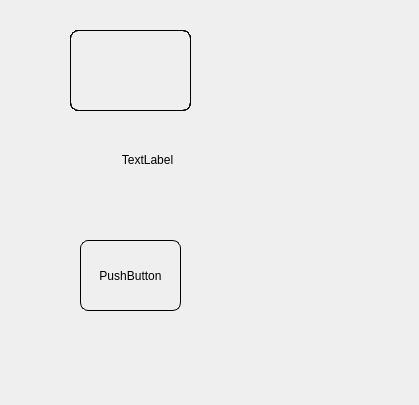
<?xml version="1.0" encoding="UTF-8"?>
<ui version="4.0">
 <class>Form</class>
 <widget class="QWidget" name="Form">
  <property name="geometry">
   <rect>
    <x>0</x>
    <y>0</y>
    <width>419</width>
    <height>405</height>
   </rect>
  </property>
  <property name="windowTitle">
   <string>Form</string>
  </property>
  <widget class="QLabel" name="textout">
   <property name="geometry">
    <rect>
     <x>87</x>
     <y>150</y>
     <width>121</width>
     <height>20</height>
    </rect>
   </property>
   <property name="text">
    <string>TextLabel</string>
   </property>
   <property name="alignment">
    <set>Qt::AlignmentFlag::AlignCenter</set>
   </property>
  </widget>
  <widget class="QWidget" name="widget" native="true">
   <property name="geometry">
    <rect>
     <x>70</x>
     <y>30</y>
     <width>121</width>
     <height>81</height>
    </rect>
   </property>
   <property name="styleSheet">
    <string notr="true">border : 1px solid black;
border-radius : 8px;</string>
   </property>
   <widget class="QPushButton" name="testBtn">
    <property name="geometry">
     <rect>
      <x>0</x>
      <y>0</y>
      <width>121</width>
      <height>81</height>
     </rect>
    </property>
    <property name="styleSheet">
     <string notr="true">background-color: transparent;</string>
    </property>
    <property name="text">
     <string/>
    </property>
   </widget>
   <widget class="QLabel" name="imglabel">
    <property name="geometry">
     <rect>
      <x>0</x>
      <y>0</y>
      <width>121</width>
      <height>81</height>
     </rect>
    </property>
    <property name="sizePolicy">
     <sizepolicy hsizetype="Preferred" vsizetype="Preferred">
      <horstretch>0</horstretch>
      <verstretch>0</verstretch>
     </sizepolicy>
    </property>
    <property name="text">
     <string/>
    </property>
    <property name="pixmap">
     <pixmap resource="../exam04_res_file/assets.qrc">:/qtforpython.png</pixmap>
    </property>
    <property name="scaledContents">
     <bool>true</bool>
    </property>
   </widget>
   <zorder>imglabel</zorder>
   <zorder>testBtn</zorder>
  </widget>
  <widget class="QPushButton" name="pushButton">
   <property name="geometry">
    <rect>
     <x>80</x>
     <y>240</y>
     <width>101</width>
     <height>71</height>
    </rect>
   </property>
   <property name="styleSheet">
    <string notr="true">background-image: url(qtforpython.png);
background-repeat: no-repeat;
background-position: center;
background-color: transparent;
border : 1px solid black;
border-radius : 8px;</string>
   </property>
   <property name="text">
    <string>PushButton</string>
   </property>
  </widget>
 </widget>
 <resources>
  <include location="../exam04_res_file/assets.qrc"/>
 </resources>
 <connections/>
</ui>
